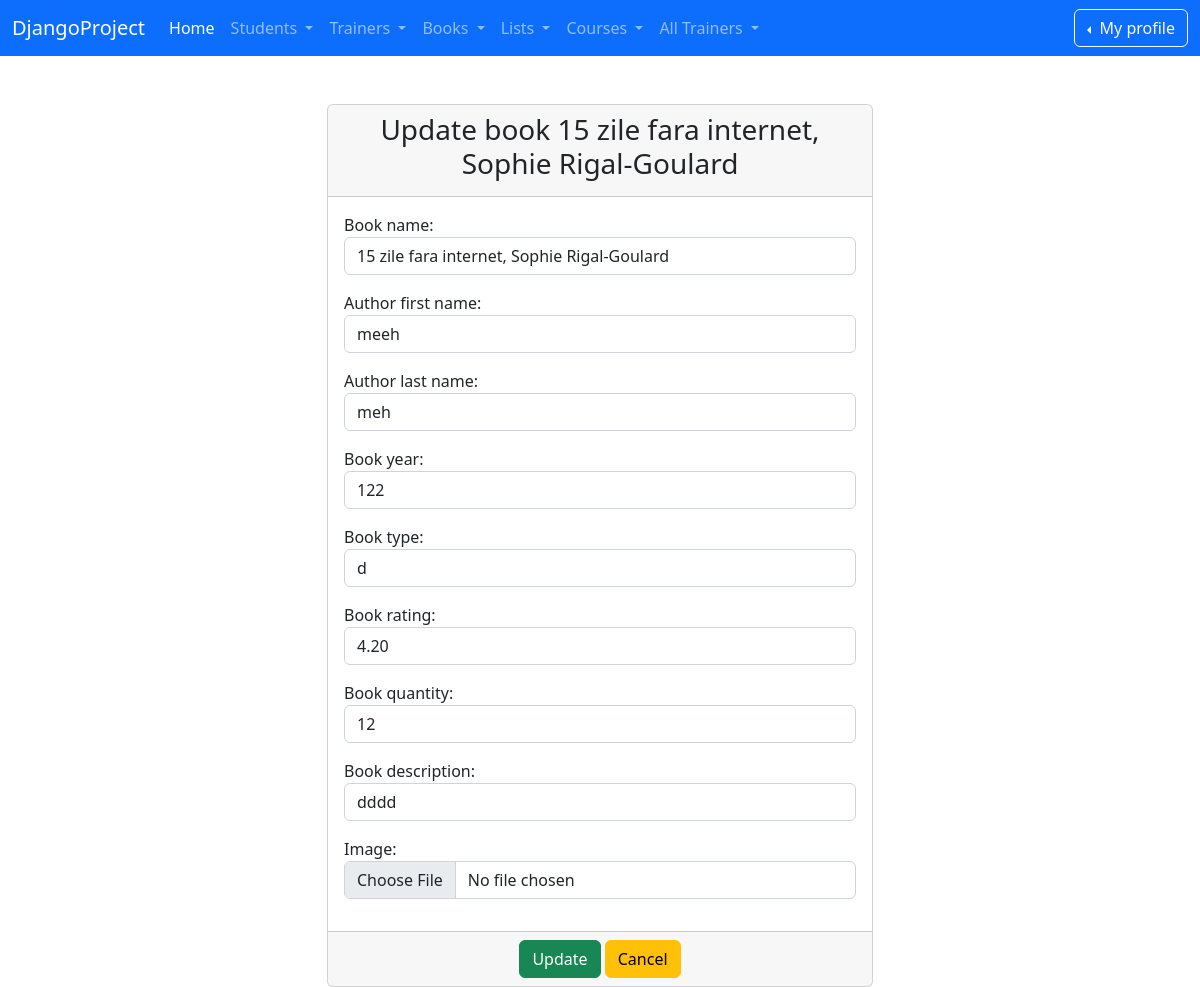
Screenshot of /update_book/4/ (signed in) with the database file from the repository.
### book/models.py (models this page shows, shortened)
class Book(models.Model):
    book_name = models.CharField(max_length=45)
    author_first_name = models.CharField(max_length=30)
    author_last_name = models.CharField(max_length=30)
    book_year = models.CharField(max_length=4)
    book_type = models.CharField(max_length=30)
    book_rating = models.DecimalField(max_digits=4, decimal_places=2)
    book_available = models.BooleanField(default=True)
    book_quantity = models.IntegerField()
    book_description = models.TextField(max_length=300)
    image = models.ImageField(upload_to='book_images/', null=True, blank=True)
    created_at = models.DateTimeField(auto_now_add=True)
    updated_at = models.DateTimeField(auto_now=True)

### book/views.py (the view)
# urls.py: path('update_book/<int:pk>/', views.BookUpdateView.as_view(), name='update-book'),
class BookUpdateView(LoginRequiredMixin, PermissionRequiredMixin, UpdateView):
    template_name = 'book/update_book.html'
    model = Book
    form_class = BookForm
    success_url = reverse_lazy('list-of-books')
    permission_required = 'book.change_book'

### djangoProject/context_processors.py (called while the page is built)
def get_all_trainers(request):
    return {'trainers': Trainer.objects.all()}

### trainer/models.py (called while the page is built)
    def __str__(self):
        return f"{self.first_name} {self.last_name}"

### templates/book/update_book.html (shortened to what this page needs)
{% extends 'base.html' %}
{% block content %}
    <div class="container">
        <div class="row">
            <div class="col-md-6 offset-md-3"><br><br>
                <div class="card">
                    <div class="card-header">
                        <h3 class="text-center">Update book {{ book.book_name }}</h3>
                    </div>
                    <form method="post" enctype="multipart/form-data">
                       <div class="card-body">
                            {{ form.as_p }}
                        </div>
                        <div class="card-footer text-center">
                            <button class="btn btn-success" type="submit">Update</button>
                            <button href="{% url 'list-of-books' %}" class="btn btn-warning" >Cancel</button>
                        </div>
                    </form>
                </div>
            </div>
        </div>
    </div>
{% endblock %}

### rows the page displays
Book: book_name "15 zile fara internet, Sophie Rigal-Goulard", author_first_name "meeh", author_last_name "meh", book_year "122", book_type "d", book_rating "4.20", book_quantity "12", book_description "dddd"
